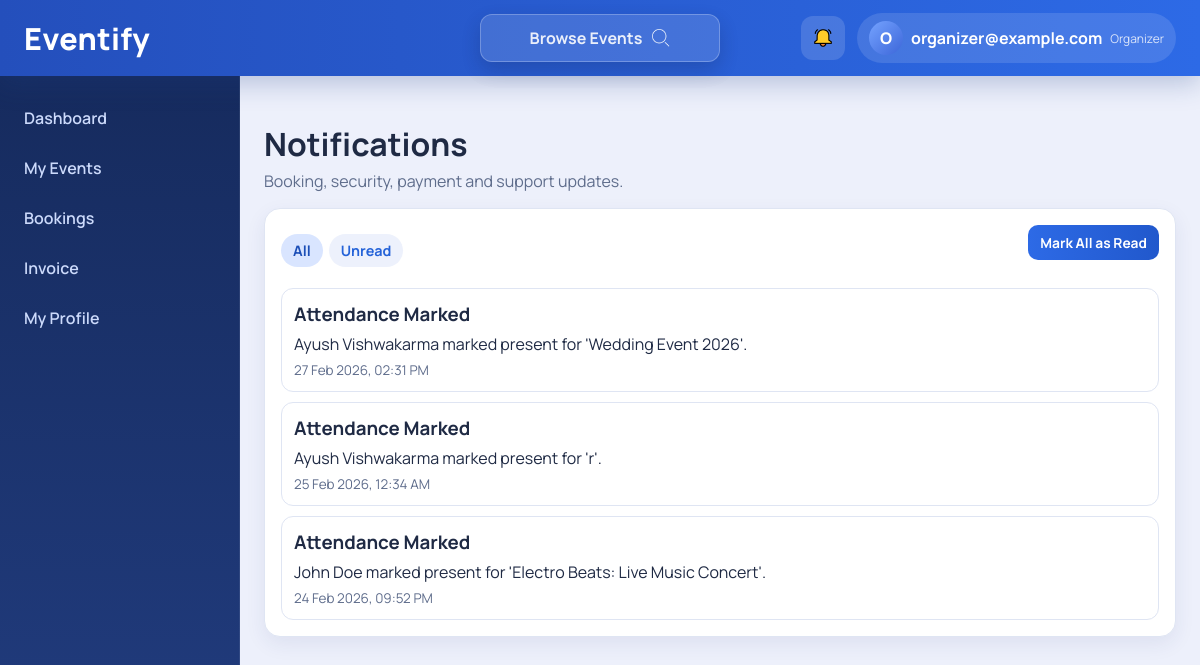
The app's page /notifications/ (signed in) with its own data.
### core/models.py (models this page shows, shortened)
class Profile(models.Model):
    ROLE_USER = "user"
    ROLE_ORGANIZER = "organizer"
    ROLE_CHOICES = (
        (ROLE_USER, "User"),
        (ROLE_ORGANIZER, "Organizer"),
    )
    user = models.OneToOneField(User, on_delete=models.CASCADE, related_name="profile")
    role = models.CharField(max_length=20, choices=ROLE_CHOICES, default=ROLE_USER)
    contact = models.CharField(max_length=150)
    phone = models.CharField(max_length=40, blank=True)
    address = models.CharField(max_length=255, blank=True)
    profile_image = models.ImageField(upload_to="profile_images/", blank=True, null=True)
    notification_booking = models.BooleanField(default=True)
    notification_payment = models.BooleanField(default=True)
    notification_updates = models.BooleanField(default=True)
    security_question = models.CharField(max_length=255, blank=True)
    security_answer_hash = models.CharField(max_length=255, blank=True)
    language = models.CharField(max_length=30, default="English")
    dark_mode = models.BooleanField(default=False)
    created_at = models.DateTimeField(auto_now_add=True)
    class Meta:
        constraints = [
            models.UniqueConstraint(fields=["contact", "role"], name="uniq_profile_contact_role"),
        ]

class Notification(models.Model):
    user = models.ForeignKey(User, on_delete=models.CASCADE, related_name="notifications")
    title = models.CharField(max_length=160)
    message = models.TextField()
    type = models.CharField(max_length=30, default="system")
    is_read = models.BooleanField(default=False)
    created_at = models.DateTimeField(auto_now_add=True)

### core/views.py (the view)
# urls.py: path("notifications/", views.notifications_view, name="notifications"),
@login_required(login_url="auth_page")
def notifications_view(request):
    ensure_seeded()
    filter_name = (request.GET.get("filter") or "all").lower()
    notifications = Notification.objects.filter(user=request.user).order_by("-created_at")
    if filter_name == "unread":
        notifications = notifications.filter(is_read=False)
    return render_app(
        request,
        "core/notifications.html",
        "notifications",
        {"notifications": notifications, "filter_name": filter_name},
    )

### core/services.py (called while the page is built, shortened)
def normalize_language(value):
    selected = (value or "English").strip().title()
    if selected in SUPPORTED_LANGUAGES:
        return selected
    return "English"

def ui_labels(language):
    selected = normalize_language(language)
    return {
        "browse_events": "Browse Events",
        "dashboard": "Dashboard",
        "my_events": "My Events",
        "bookings": "Bookings",
        "my_bookings": "My Bookings",
        "event_history": "Event History",
        "invoice": "Invoice",
        "my_profile": "My Profile",
        "settings": "Settings",
        "logout": "Logout",
        "notifications_aria": "Notifications",
        "browse_events_aria": "Browse Events",
    }

def menu_by_role(role, language="English"):
    labels = ui_labels(language)
    if role == Profile.ROLE_ORGANIZER:
        return [
            {"key": "dashboard", "label": labels["dashboard"], "href": "/dashboard/"},
            {"key": "my-events", "label": labels["my_events"], "href": "/my-events/"},
            {"key": "organizer-bookings", "label": labels["bookings"], "href": "/organizer-bookings/"},
            {"key": "invoices", "label": labels["invoice"], "href": "/invoices/"},
            {"key": "profile", "label": labels["my_profile"], "href": "/profile/"},
        ]

### core/templatetags/core_tags.py (called while the page is built)
@register.filter
def datetime_human(value):
    if not value:
        return ""
    if timezone.is_aware(value):
        value = timezone.localtime(value)
    return value.strftime("%d %b %Y, %I:%M %p")

@register.filter
def initials(value):
    value = (value or "").strip()
    if not value:
        return "U"
    parts = [p for p in value.split() if p]
    if len(parts) == 1:
        return parts[0][:1].upper()
    return (parts[0][:1] + parts[1][:1]).upper()

### core/views.py (called while the page is built)
def ensure_seeded():
    global _seed_checked
    if _seed_checked:
        return
    seed_demo_data()
    _seed_checked = True

def get_or_create_profile(user):
    profile, _ = Profile.objects.get_or_create(
        user=user,
        defaults={
            "role": Profile.ROLE_USER,
            "contact": user.username,
        },
    )
    if not profile.contact:
        profile.contact = user.username
        profile.save(update_fields=["contact"])
    return profile

### templates/core/notifications.html (shortened to what this page needs)
{% extends "core/base_app.html" %}
{% load core_tags %}
{% block content %}
  <section class="page-head">
    <h1>Notifications</h1>
    <p>Booking, security, payment and support updates.</p>
  </section>
  <section class="card">
    <div class="card-head">
      <div class="chips">
        <a href="{% url 'notifications' %}?filter=all" class="chip {% if filter_name == 'all' %}active{% endif %}">All</a>
        <a href="{% url 'notifications' %}?filter=unread" class="chip {% if filter_name == 'unread' %}active{% endif %}">Unread</a>
      </div>
      <form action="{% url 'notifications_mark_all_read' %}" method="post">
        <button type="submit" class="small-btn">Mark All as Read</button>
      </form>
    </div>
    <div class="notification-list">
      {% for item in notifications %}
        <article class="notification-item {% if not item.is_read %}unread{% endif %}">
          <div>
            <h3>{{ item.title }}</h3>
            <p>{{ item.message }}</p>
            <span>{{ item.created_at|datetime_human }}</span>
          </div>
        </article>
      {% empty %}
        <p class="empty-text">No notifications available.</p>
      {% endfor %}
    </div>
  </section>
{% endblock %}

### templates/core/base_app.html (shortened to what this page needs)
﻿{% load static core_tags %}
<!DOCTYPE html>
<html lang="en">
  <head>
    <link rel="stylesheet" href="{% static 'css/style.css' %}" />
  </head>
  <body{% if current_profile.dark_mode %} class="theme-dark"{% endif %}>
    <div class="app-shell">
      <header class="top-nav">
        <a href="{% url 'dashboard' %}" class="brand">Eventify</a>
        <a
          href="{% url 'browse_events' %}"
          class="top-link {% if active_page == 'browse-events' %}active{% endif %}"
        >
          <span>{{ ui_labels.browse_events }}</span>
          <img
            src="{% static 'img/search_data_10102577.png' %}"
            alt=""
            class="browse-link-icon"
            width="16"
            height="16"
          />
        </a>
        <div class="top-actions">
          <a href="{% url 'notifications' %}" class="icon-button" aria-label="{{ ui_labels.notifications_aria }}">
            <img
              src="{% static 'img/alarm_7467233.png' %}"
              alt="Notifications"
              class="alarm-icon"
              width="18"
              height="18"
            />
          </a>
          <details class="user-dropdown">
            <summary>
              {% if current_profile.profile_image %}
                <img
                  src="{{ current_profile.profile_image.url }}"
                  alt="Profile"
                  class="avatar avatar-img"
                  width="34"
                  height="34"
                />
              {% else %}
                <span class="avatar">{{ request.user.first_name|default:request.user.username|initials }}</span>
              {% endif %}
              <span class="user-name">{{ request.user.first_name|default:request.user.username }}</span>
              <span class="user-role">{{ current_profile.role }}</span>
            </summary>
          </details>
        </div>
      </header>
      <aside class="sidebar" id="sidebar">
        <nav>
          {% for item in menu_items %}
            <a
              href="{{ item.href }}"
              class="nav-item {% if item.parent %}sub-item{% endif %} {% if active_page == item.key %}active{% endif %}"
            >
              {{ item.label }}
            </a>
          {% endfor %}
        </nav>
      </aside>
      <main class="content">
        {% block content %}{% endblock %}
      </main>
    </div>
  </body>
</html>

### records on screen
Profile: role "Organizer"
Notification: title "Attendance Marked", message "Ayush Vishwakarma marked present for 'Wedding Event 2026'.", created_at "27 Feb 2026, 02:31 PM"
Notification: title "Attendance Marked", message "Ayush Vishwakarma marked present for 'r'.", created_at "25 Feb 2026, 12:34 AM"
Notification: title "Attendance Marked", message "John Doe marked present for 'Electro Beats: Live Music Concert'.", created_at "24 Feb 2026, 09:52 PM"

### other values on screen
{{ ui_labels.browse_events }} "Browse Events"
{{ request.user.first_name|default:request.user.username|initials }} "O"
{{ request.user.first_name|default:request.user.username }} "organizer@example.com"
{{ item.label }} "Dashboard" "My Events" "Bookings" "Invoice" "My Profile"
